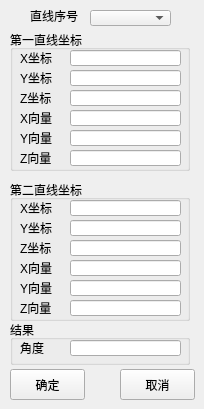
   <widget class="QWidget" name="page_5">
    <widget class="QGroupBox" name="groupBox_10">
     <property name="geometry">
      <rect>
       <x>10</x>
       <y>30</y>
       <width>180</width>
       <height>141</height>
      </rect>
     </property>
     <property name="title">
      <string>第一直线坐标</string>
     </property>
     <widget class="QLabel" name="label_28">
      <property name="geometry">
       <rect>
        <x>10</x>
        <y>20</y>
        <width>41</width>
        <height>16</height>
       </rect>
      </property>
      <property name="text">
       <string>X坐标</string>
      </property>
     </widget>
     <widget class="QLineEdit" name="TwoLinOneXCoordinate">
      <property name="geometry">
       <rect>
        <x>60</x>
        <y>20</y>
        <width>111</width>
        <height>16</height>
       </rect>
      </property>
      <property name="text">
       <string/>
      </property>
      <property name="readOnly">
       <bool>true</bool>
      </property>
     </widget>
     <widget class="QLabel" name="label_29">
      <property name="geometry">
       <rect>
        <x>10</x>
        <y>40</y>
        <width>41</width>
        <height>16</height>
       </rect>
      </property>
      <property name="text">
       <string>Y坐标</string>
      </property>
     </widget>
     <widget class="QLineEdit" name="TwoLinOneYCoordinate">
      <property name="geometry">
       <rect>
        <x>60</x>
        <y>40</y>
        <width>111</width>
        <height>16</height>
       </rect>
      </property>
      <property name="text">
       <string/>
      </property>
      <property name="readOnly">
       <bool>true</bool>
      </property>
     </widget>
     <widget class="QLineEdit" name="TwoLinOneZCoordinate">
      <property name="geometry">
       <rect>
        <x>60</x>
        <y>60</y>
        <width>111</width>
        <height>16</height>
       </rect>
      </property>
      <property name="text">
       <string/>
      </property>
      <property name="readOnly">
       <bool>true</bool>
      </property>
     </widget>
     <widget class="QLabel" name="label_30">
      <property name="geometry">
       <rect>
        <x>10</x>
        <y>60</y>
        <width>41</width>
        <height>16</height>
       </rect>
      </property>
      <property name="text">
       <string>Z坐标</string>
      </property>
     </widget>
     <widget class="QLabel" name="label_31">
      <property name="geometry">
       <rect>
        <x>10</x>
        <y>100</y>
        <width>41</width>
        <height>16</height>
       </rect>
      </property>
      <property name="text">
       <string>Y向量</string>
      </property>
     </widget>
     <widget class="QLineEdit" name="TwoLinTwoZCoordinate">
      <property name="geometry">
       <rect>
        <x>60</x>
        <y>120</y>
        <width>111</width>
        <height>16</height>
       </rect>
      </property>
      <property name="text">
       <string/>
      </property>
      <property name="readOnly">
       <bool>true</bool>
      </property>
     </widget>
     <widget class="QLabel" name="label_32">
      <property name="geometry">
       <rect>
        <x>10</x>
        <y>80</y>
        <width>41</width>
        <height>16</height>
       </rect>
      </property>
      <property name="text">
       <string>X向量</string>
      </property>
     </widget>
     <widget class="QLineEdit" name="TwoLinTwoYCoordinate">
      <property name="geometry">
       <rect>
        <x>60</x>
        <y>100</y>
        <width>111</width>
        <height>16</height>
       </rect>
      </property>
      <property name="text">
       <string/>
      </property>
      <property name="readOnly">
       <bool>true</bool>
      </property>
     </widget>
     <widget class="QLineEdit" name="TwoLinTwoXCoordinate">
      <property name="geometry">
       <rect>
        <x>60</x>
        <y>80</y>
        <width>111</width>
        <height>16</height>
       </rect>
      </property>
      <property name="text">
       <string/>
      </property>
      <property name="readOnly">
       <bool>true</bool>
      </property>
     </widget>
     <widget class="QLabel" name="label_33">
      <property name="geometry">
       <rect>
        <x>10</x>
        <y>120</y>
        <width>41</width>
        <height>16</height>
       </rect>
      </property>
      <property name="text">
       <string>Z向量</string>
      </property>
     </widget>
    </widget>
    <widget class="QGroupBox" name="groupBox_11">
     <property name="geometry">
      <rect>
       <x>10</x>
       <y>180</y>
       <width>180</width>
       <height>141</height>
      </rect>
     </property>
     <property name="title">
      <string>第二直线坐标</string>
     </property>
     <widget class="QLabel" name="label_34">
      <property name="geometry">
       <rect>
        <x>10</x>
        <y>20</y>
        <width>41</width>
        <height>16</height>
       </rect>
      </property>
      <property name="text">
       <string>X坐标</string>
      </property>
     </widget>
     <widget class="QLineEdit" name="TwoLinOneXCoordinate_2">
      <property name="geometry">
       <rect>
        <x>60</x>
        <y>20</y>
        <width>111</width>
        <height>16</height>
       </rect>
      </property>
      <property name="text">
       <string/>
      </property>
      <property name="readOnly">
       <bool>true</bool>
      </property>
     </widget>
     <widget class="QLabel" name="label_35">
      <property name="geometry">
       <rect>
        <x>10</x>
        <y>40</y>
        <width>41</width>
        <height>16</height>
       </rect>
      </property>
      <property name="text">
       <string>Y坐标</string>
      </property>
     </widget>
     <widget class="QLineEdit" name="TwoLinOneYCoordinate_2">
      <property name="geometry">
       <rect>
        <x>60</x>
        <y>40</y>
        <width>111</width>
        <height>16</height>
       </rect>
      </property>
      <property name="text">
       <string/>
      </property>
      <property name="readOnly">
       <bool>true</bool>
      </property>
     </widget>
     <widget class="QLineEdit" name="TwoLinOneZCoordinate_2">
      <property name="geometry">
       <rect>
        <x>60</x>
        <y>60</y>
        <width>111</width>
        <height>16</height>
       </rect>
      </property>
      <property name="text">
       <string/>
      </property>
      <property name="readOnly">
       <bool>true</bool>
      </property>
     </widget>
     <widget class="QLabel" name="label_36">
      <property name="geometry">
       <rect>
        <x>10</x>
        <y>60</y>
        <width>41</width>
        <height>16</height>
       </rect>
      </property>
      <property name="text">
       <string>Z坐标</string>
      </property>
     </widget>
     <widget class="QLabel" name="label_37">
      <property name="geometry">
       <rect>
        <x>10</x>
        <y>100</y>
        <width>41</width>
        <height>16</height>
       </rect>
      </property>
      <property name="text">
       <string>Y向量</string>
      </property>
     </widget>
     <widget class="QLineEdit" name="TwoLinTwoZCoordinate_2">
      <property name="geometry">
       <rect>
        <x>60</x>
        <y>120</y>
        <width>111</width>
        <height>16</height>
       </rect>
      </property>
      <property name="text">
       <string/>
      </property>
      <property name="readOnly">
       <bool>true</bool>
      </property>
     </widget>
     <widget class="QLabel" name="label_38">
      <property name="geometry">
       <rect>
        <x>10</x>
        <y>80</y>
        <width>41</width>
        <height>16</height>
       </rect>
      </property>
      <property name="text">
       <string>X向量</string>
      </property>
     </widget>
     <widget class="QLineEdit" name="TwoLinTwoYCoordinate_2">
      <property name="geometry">
       <rect>
        <x>60</x>
        <y>100</y>
        <width>111</width>
        <height>16</height>
       </rect>
      </property>
      <property name="text">
       <string/>
      </property>
      <property name="readOnly">
       <bool>true</bool>
      </property>
     </widget>
     <widget class="QLineEdit" name="TwoLinTwoXCoordinate_2">
      <property name="geometry">
       <rect>
        <x>60</x>
        <y>80</y>
        <width>111</width>
        <height>16</height>
       </rect>
      </property>
      <property name="text">
       <string/>
      </property>
      <property name="readOnly">
       <bool>true</bool>
      </property>
     </widget>
     <widget class="QLabel" name="label_39">
      <property name="geometry">
       <rect>
        <x>10</x>
        <y>120</y>
        <width>41</width>
        <height>16</height>
       </rect>
      </property>
      <property name="text">
       <string>Z向量</string>
      </property>
     </widget>
    </widget>
    <widget class="QPushButton" name="pushButton_13">
     <property name="geometry">
      <rect>
       <x>120</x>
       <y>369</y>
       <width>75</width>
       <height>31</height>
      </rect>
     </property>
     <property name="text">
      <string>取消</string>
     </property>
    </widget>
    <widget class="QPushButton" name="pushButton_12">
     <property name="geometry">
      <rect>
       <x>10</x>
       <y>369</y>
       <width>75</width>
       <height>31</height>
      </rect>
     </property>
     <property name="text">
      <string>确定</string>
     </property>
    </widget>
    <widget class="QGroupBox" name="groupBox_17">
     <property name="geometry">
      <rect>
       <x>10</x>
       <y>320</y>
       <width>180</width>
       <height>45</height>
      </rect>
     </property>
     <property name="title">
      <string>结果</string>
     </property>
     <widget class="QLabel" name="label_55">
      <property name="geometry">
       <rect>
        <x>10</x>
        <y>20</y>
        <width>41</width>
        <height>16</height>
       </rect>
      </property>
      <property name="text">
       <string>角度</string>
      </property>
     </widget>
     <widget class="QLineEdit" name="fourLength">
      <property name="geometry">
       <rect>
        <x>60</x>
        <y>20</y>
        <width>111</width>
        <height>16</height>
       </rect>
      </property>
      <property name="text">
       <string/>
      </property>
      <property name="readOnly">
       <bool>true</bool>
      </property>
     </widget>
    </widget>
    <widget class="QLabel" name="label_61">
     <property name="geometry">
      <rect>
       <x>30</x>
       <y>10</y>
       <width>54</width>
       <height>12</height>
      </rect>
     </property>
     <property name="text">
      <string>直线序号</string>
     </property>
    </widget>
    <widget class="QComboBox" name="comboBoxLineIndex">
     <property name="geometry">
      <rect>
       <x>90</x>
       <y>10</y>
       <width>81</width>
       <height>16</height>
      </rect>
     </property>
    </widget>
   </widget>
